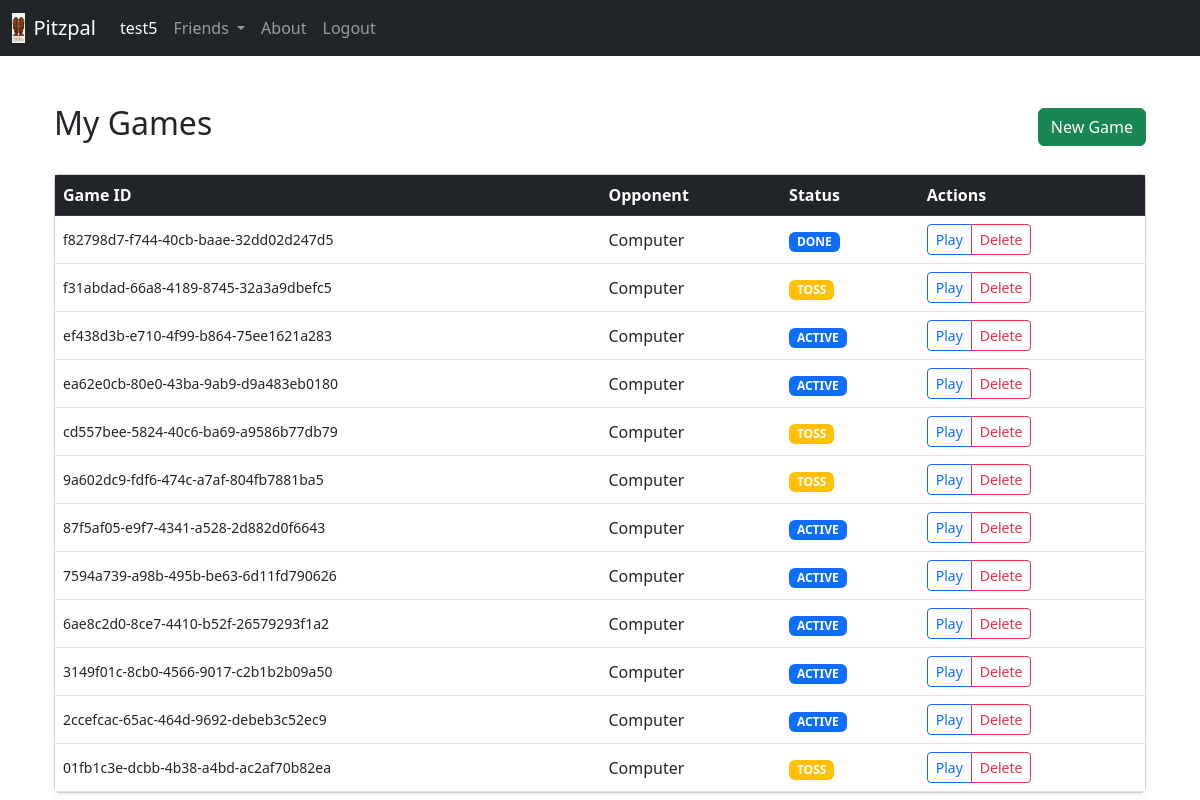
/game/my-games/ (signed in), run on an earlier commit of the app's database.
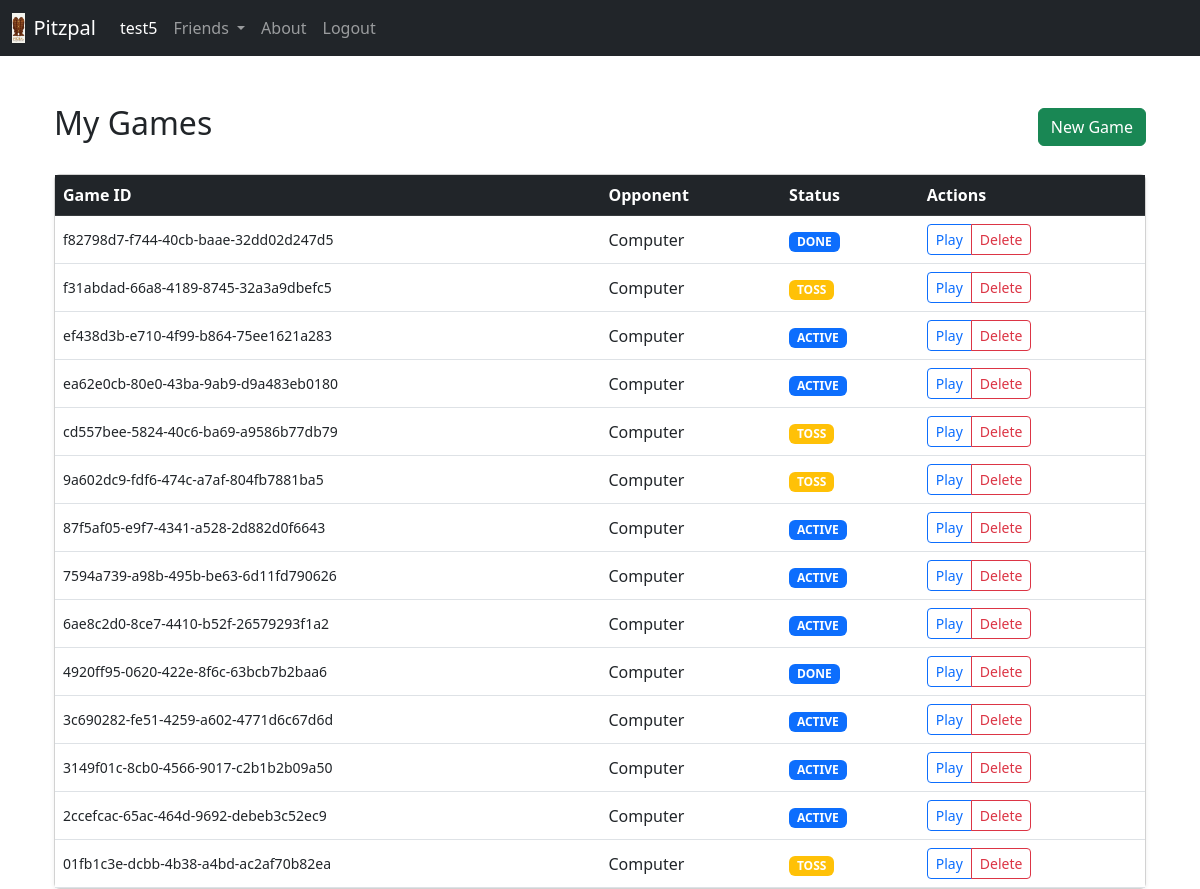
And on a later commit of the database.
### pitzpalgame/models.py (models this page shows, shortened)
class PitzpalGame(models.Model):
    id = models.UUIDField(primary_key=True, default=uuid.uuid4, editable=False)
    player1 = models.ForeignKey(
        settings.AUTH_USER_MODEL, on_delete=models.CASCADE, related_name="games_p1"
    )
    player2 = models.ForeignKey(
        settings.AUTH_USER_MODEL, on_delete=models.CASCADE, null=True, blank=True
    )
    game = models.JSONField()

### pitzpalgame/views.py (the view)
# urls.py: path("my-games/", views.game_list, name="game_list"),
@login_required
def game_list(request):
    games = PitzpalGame.objects.filter(
        player1=request.user
    ) | PitzpalGame.objects.filter(player2=request.user)
    return render(request, "home/game_list.html", {"games": games.order_by("-id")})

### home/templates/home/game_list.html (shortened to what this page needs)
{% extends 'common/base.html' %}
{% block content %}
<div class="container mt-5">
    <div class="d-flex justify-content-between align-items-center mb-4">
        <h2>My Games</h2>
        <a href="{% url 'api_new_game' %}" class="btn btn-success">New Game</a>
    </div>
    <div class="card shadow-sm">
        <div class="card-body p-0">
            <table class="table table-hover mb-0">
                <thead class="table-dark">
                    <tr>
                        <th>Game ID</th>
                        <th>Opponent</th>
                        <th>Status</th>
                        <th>Actions</th>
                    </tr>
                </thead>
                <tbody>
                    {% for game in games %}
                    <tr>
                        <td class="align-middle small">{{ game.id }}</td>
                        <td class="align-middle">
                            {% if game.player2 %}{{ game.player2.username }}{% else %}Computer{% endif %}
                        </td>
                        <td class="align-middle">
                            <span class="badge {% if game.game.Status == 'toss' %}bg-warning{% else %}bg-primary{% endif %}">
                                {{ game.game.Status|upper }}
                            </span>
                        </td>
                        <td class="align-middle">
                            <div class="btn-group">
                                <a href="/game/view/{{ game.id }}" class="btn btn-sm btn-outline-primary">Play</a>
                                <button class="btn btn-sm btn-outline-danger"
                                        onclick="confirmDelete('{{ game.id }}')">
                                    Delete
                                </button>
                            </div>
                        </td>
                    </tr>
                    {% empty %}
                    <tr>
                        <td colspan="4" class="text-center py-4 text-muted">No games found. Start a new one!</td>
                    </tr>
                    {% endfor %}
                </tbody>
            </table>
        </div>
    </div>
</div>
{% endblock %}

What changed in the data, as far as the page shows it:
added PitzpalGame: id "4920ff95-0620-422e-8f6c-63bcb7b2baa6", shows "Computer", game.Status "DONE"
added PitzpalGame: id "3c690282-fe51-4259-a602-4771d6c67d6d", shows "Computer", game.Status "ACTIVE"
